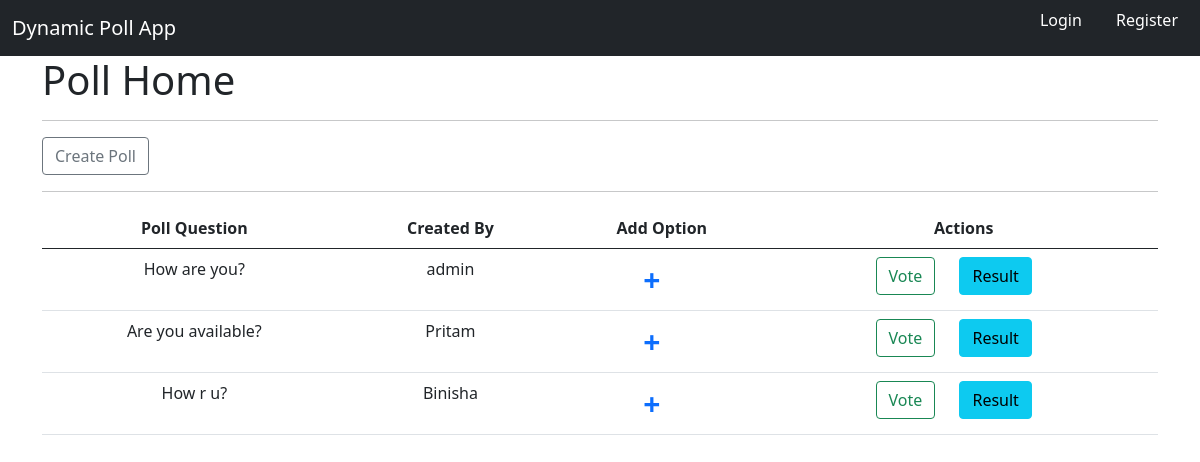
The page / on the database its author committed.
### poll/models.py (models this page shows, shortened)
class Question(models.Model):
    question = models.TextField()
    created_on = models.DateTimeField(auto_now_add=True)
    created_by = models.ForeignKey(User, on_delete=models.CASCADE, default=None)

### poll/views.py (the view)
# urls.py: path('', views.home, name='home'),
def home(request):
    context = {
        'questions': Question.objects.all()
    }
    return render(request, 'poll/home.html', context)

### poll/templates/poll/home.html (shortened to what this page needs)
{% extends 'base.html' %}
{% block content %}
<h1>Poll Home</h1>
<hr>
<div id="poll-id"><a class="btn btn-outline-secondary" href="{% url 'poll:create' %}">Create Poll</a></div>
<hr>
<table class='table'>
    <thead>
        <tr>
            <th>Poll Question</th>
            <th>Created By</th>
            <th>Add Option</th>
            <th>Actions</th>
        </tr>
    </thead>
    <tbody id="tbody">
        {% for q in questions %}
        <tr>
            <td>{{q.question}}</td>
            <td>{{q.created_by}}</td>
            <td class="plus"><a href="{% url 'poll:add_option' q.id  %}">+</a></td>
            <td>
                <a  class="btn btn-outline-success" href="{% url 'poll:vote_page' q.id %}">Vote</a>
                <a class="btn btn-info" href="{% url 'poll:result' q.id %}">Result</a>
            </td>
        </tr>
        {% endfor %}
    </tbody>
</table>
{% endblock content %}

### poll/templates/poll/home.html (style rules this page uses)
table, tr, td, th { padding: 10px; text-align: center; }
a { margin-right: 20px; }
#poll-id { margin-bottom: 10px; }
.plus { font-size: 30px; font-weight: bold; }
.plus > a { text-decoration: none; }

### rows shown on the page
Question: question "How are you?", created_by "admin"
Question: question "Are you available?", created_by "Pritam"
Question: question "How r u?", created_by "Binisha"
